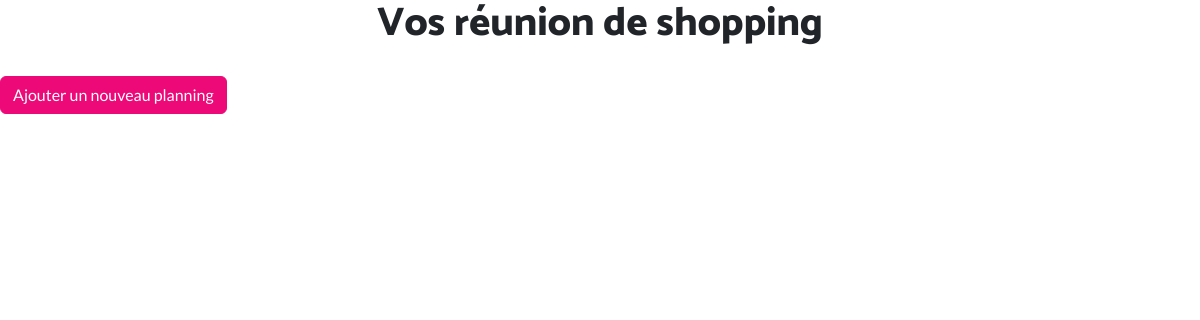
The app's page /afficherMeet/ (signed in), older data.
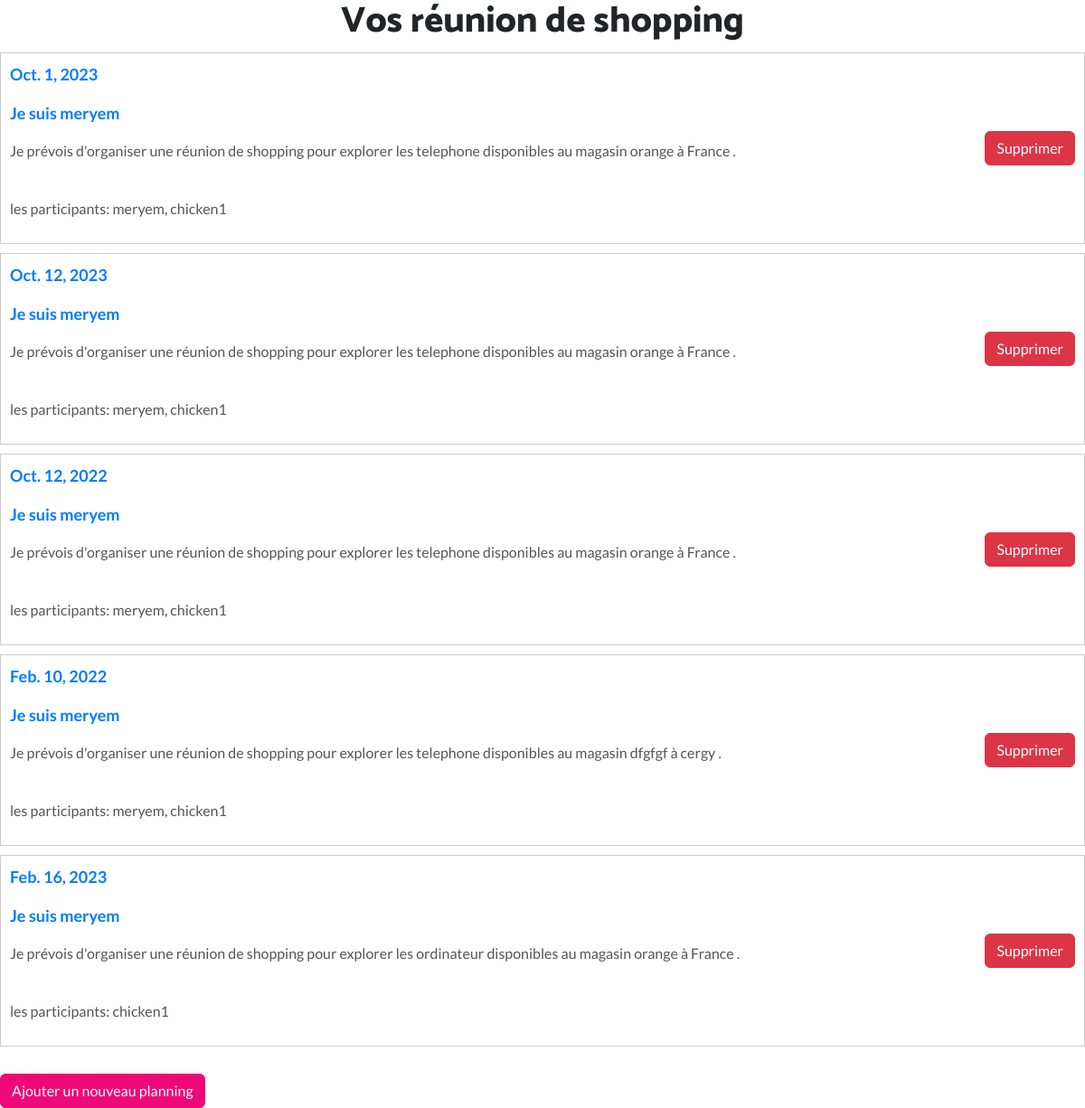
The same page, newer data.
### api/models.py (models this page shows, shortened)
class Meeting(models.Model):
    user = models.ForeignKey(User, on_delete=models.CASCADE)
    category = models.CharField(max_length=255)
    store_name = models.CharField(max_length=255)
    location = models.CharField(max_length=255)
    date_of_meeting = models.DateField()
    participants = models.ManyToManyField(Souhaits, related_name='meeting_participants', blank=True)
    def get_participant_names(self):
        return ", ".join(self.participants.values_list('user__username', flat=True).distinct())

### api/views.py (the view)
# urls.py: path('afficherMeet/',afficherMeet,name='afficherMeet'),
def afficherMeet(request):
    user_meetings = Meeting.objects.filter(user=request.user)
    return render(request, 'afficherMeet.html', {'Meet': user_meetings})

### templates/afficherMeet.html (shortened to what this page needs)
{% load static %}
<!DOCTYPE html>
<html lang="en">
  <head>
    <link rel="stylesheet" href="{% static 'css/stylestb.css' %}" />
    <link rel="stylesheet" href="{% static 'bootstrap/css/bootstrap.min.css' %}" />
    <link rel="stylesheet" href="{% static 'css/styles.min.css' %}" />
  </head>
  <body>
    <h1>Vos réunion de shopping</h1>
    {% for m in Meet %}
      <div class="visite-container">
        <div class="visite-info">
          <div class="visite-header">
            <p>{{ m.date_of_meeting }}</p>
            <p>Je suis {{ m.user }}</p>
          </div>
          <div class="visite-details">
            <p>Je prévois d'organiser une réunion de shopping pour explorer les {{ m.category }} disponibles au magasin {{ m.store_name }} à {{ m.location }} .</p> <br>
            <p>les participants: {{m.get_participant_names}} </p>
          </div>
        </div>
        <div class="btn-container">
          <form method="post" action="{% url 'supprimer_Meet' m.id %}">
            <button type="submit" class="btn btn-danger">Supprimer</button>
          </form>
        </div>
      </div>
    {% endfor %}
    <a href="{% url 'shopping_meet' %}" class="btn btn-primary">Ajouter un nouveau planning</a>
  </body>
</html>

Row changes from the older to the newer data that the page shows:
added Meeting: date_of_meeting "Oct. 1, 2023", user "meryem", category "telephone", store_name "orange", location "France", get_participant_names "meryem, chicken1"
added Meeting: date_of_meeting "Oct. 12, 2023", user "meryem", category "telephone", store_name "orange", location "France", get_participant_names "meryem, chicken1"
added Meeting: date_of_meeting "Oct. 12, 2022", user "meryem", category "telephone", store_name "orange", location "France", get_participant_names "meryem, chicken1"
added Meeting: date_of_meeting "Feb. 10, 2022", user "meryem", category "telephone", store_name "dfgfgf", location "cergy", get_participant_names "meryem, chicken1"
added Meeting: date_of_meeting "Feb. 16, 2023", user "meryem", category "ordinateur", store_name "orange", location "France", get_participant_names "chicken1"
